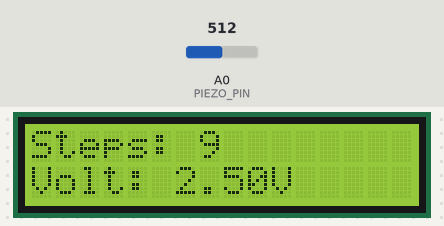
Recording of a sketch running on a simulated Arduino Uno, built with avr-gcc and run on an emulated ATmega328P. Shown: 16×2 character LCD. Inputs (shaded band) come from the test bench; at power-on: A0 (PIEZO_PIN) = 512.

Above: at 3.2 s.
3.3 s: A0 (PIEZO_PIN) set to 70
At 4.0 s:
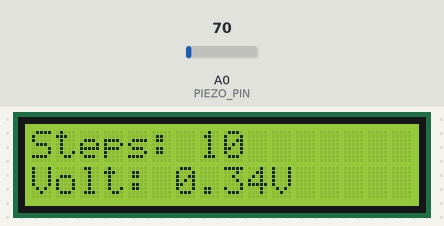
4.8 s: A0 (PIEZO_PIN) set to 90
At 4.94 s:
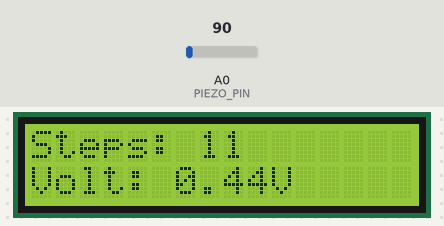
6.3 s: A0 (PIEZO_PIN) set to 110
At 6.45 s:
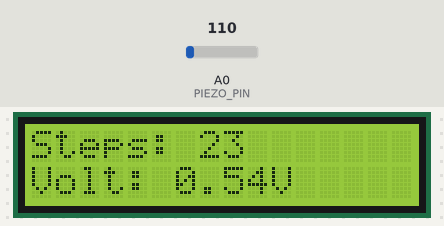

Measured:
- after the input at 4.8 s, the display: changes after 0.08 s (image 2)

The sketch:

footstep_power_generation.ino
```cpp
#include <Wire.h>
#include <LiquidCrystal_I2C.h>

#define PIEZO_PIN A0
#define STEP_THRESHOLD 80
#define MIN_BETWEEN_STEPS 100

LiquidCrystal_I2C lcd(0x27, 16, 2);

unsigned long lastStepTime = 0;
unsigned int stepCount = 0;

void setup() {
  lcd.init();
  lcd.backlight();

  lcd.setCursor(0,0);
  lcd.print("Footstep Power");

  lcd.setCursor(0,1);
  lcd.print("Init...");
  delay(2000);
  lcd.clear();

  pinMode(PIEZO_PIN, INPUT);
}

void loop() {

  int sensorValue = analogRead(PIEZO_PIN);
  float voltage = (sensorValue / 1023.0) * 5.0;

  if(sensorValue > STEP_THRESHOLD && millis() - lastStepTime > MIN_BETWEEN_STEPS){
      stepCount++;
      lastStepTime = millis();
  }

  lcd.setCursor(0,0);
  lcd.print("Steps: ");
  lcd.print(stepCount);
  lcd.print("   ");

  lcd.setCursor(0,1);
  lcd.print("Volt: ");
  lcd.print(voltage,2);
  lcd.print("V   ");

  delay(100);
}
```
